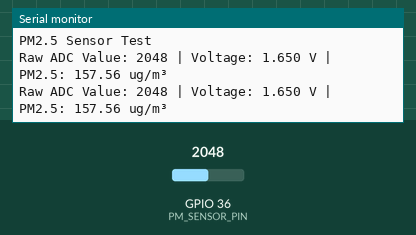
Recording of a sketch running on a simulated ESP32. Parts: the last lines printed to the serial monitor. The test bench sets the inputs (shaded band); at power-on: GPIO 36 (PM_SENSOR_PIN) = 2048.

Above: at 2.2 s.
2.3 s: GPIO 36 (PM_SENSOR_PIN) set to 2866
At 3.6 s:
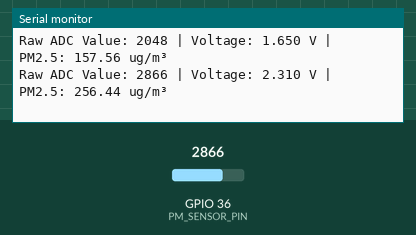
3.8 s: GPIO 36 (PM_SENSOR_PIN) set to 3603
At 4.7 s:
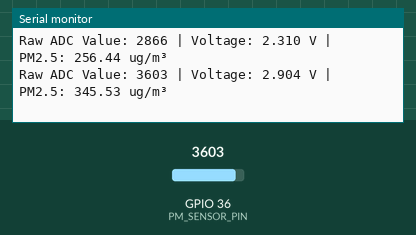
Timing chart, 0 to 6.8 s (numbered marks = the images above; inputs shaded):
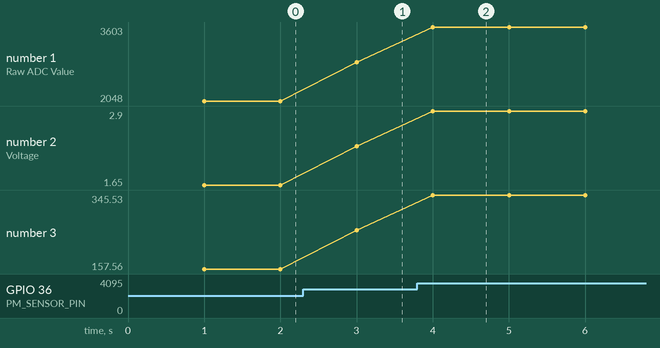

Measured:
- after the input at 2.3 s, the serial monitor: prints a new line after 0.70 s (image 1)
- after the input at 3.8 s, the serial monitor: prints a new line after 0.20 s (image 2)
- plotted number 1: 2048 → 2866 after the input at 2.3 s, 2866 → 3603 after the input at 3.8 s
- plotted number 2: 1.65 → 2.31 after the input at 2.3 s, 2.31 → 2.9 after the input at 3.8 s
- plotted number 3: 157.56 → 256.44 after the input at 2.3 s, 256.44 → 345.53 after the input at 3.8 s

The sketch:

AQI_sensor_code.ino
```cpp
#include <Arduino.h>

#define PM_SENSOR_PIN 36  // Connect your PM2.5 sensor output to GPIO34

// ADC and Voltage parameters (ESP32 specifics)
const float ADC_RESOLUTION = 4095.0;  // 12-bit ADC: 0-4095
const float VOLTAGE_REF = 3.3;        // Reference voltage in volts

// Calibration parameters (example values, adjust them with actual calibration)
const float BASELINE_VOLTAGE = 0.6;   // Voltage when there is negligible dust (in volts)
const float SCALING_FACTOR = 150.0;   // Conversion factor from (V - Baseline) to ug/m³

void setup() {
  Serial.begin(115200);
  delay(1000);
  Serial.println("PM2.5 Sensor Test");
}

void loop() {
  // Read the raw ADC value
  int rawValue = analogRead(PM_SENSOR_PIN);

  // Convert the raw ADC reading to voltage
  float voltage = (rawValue / ADC_RESOLUTION) * VOLTAGE_REF;

  // Calculate the difference from the baseline voltage
  float voltageDifference = voltage - BASELINE_VOLTAGE;

  // Calculate PM2.5 concentration (ug/m³) using a linear conversion
  // Clamp to zero if the voltage is below baseline
  float pm25 = (voltageDifference > 0) ? (voltageDifference * SCALING_FACTOR) : 0;

  // Print the readings to the serial monitor
  Serial.print("Raw ADC Value: ");
  Serial.print(rawValue);
  Serial.print(" | Voltage: ");
  Serial.print(voltage, 3);
  Serial.print(" V | PM2.5: ");
  Serial.print(pm25, 2);
  Serial.println(" ug/m³");

  // Repeat every second
  delay(1000);
}
```
